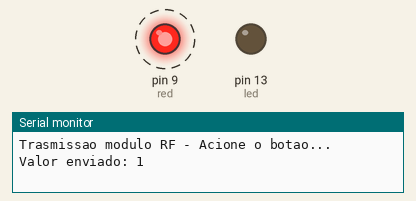
This sketch was run on a simulated Arduino Uno, built with avr-gcc and run on an emulated ATmega328P. Shown: output pins drawn as LEDs (lit = HIGH), the last lines printed to the serial monitor. Dashed ring = blinking. No radio packets arrive unless stated.

Above: at 0.5 s.
At 3.7 s:
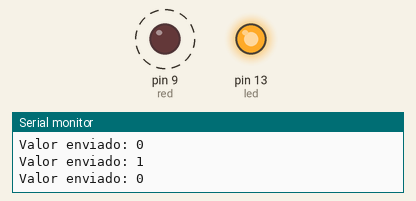
Timing chart, 0 to 4.9 s (numbered marks = the images above):
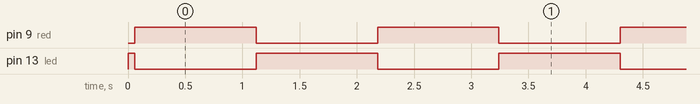

The sketch:

OPEN_CLP_TRANSMISSOR_03.ino
```cpp
#include <Arduino.h>

//Programa : Comunicacao com Modulo RF 433 - Emissor
//Autor : Arduino e Cia
#include <VirtualWire.h>
//Define pinos Led e Botao
const int led = 13;
int red = 9;
int t=1000;
int valor_botao;
char Valor_CharMsg[4];
//Armazena estado led = ligar/desligar
int estado = 0;

void setup()
{
Serial.begin(9600);
pinMode(led,OUTPUT);
pinMode(red,OUTPUT);
//Pino ligado ao pino DATA do transmissor RF
vw_set_tx_pin(4);
//Velocidade de comunicacao (bits por segundo)
vw_setup(1000);
Serial.println("Trasmissao modulo RF - Acione o botao...");
}
void loop()
{
//Altera o estado do led
estado = !estado;
//Converte valor para envio
itoa(estado,Valor_CharMsg,10);
//Liga o led da porta 13 para indicar envio dos dados
digitalWrite(led, estado);
digitalWrite(red, !estado);
//Envio dos dados
vw_send(( uint8_t *)Valor_CharMsg, strlen(Valor_CharMsg));
//Aguarda envio dos dados
vw_wait_tx();
//Desliga o led da porta 13 ao final da transmissao
digitalWrite(led, !estado);
digitalWrite(red, estado);
Serial.print("Valor enviado: ");
Serial.println(Valor_CharMsg);
delay(t);
}
```

Measured:
- by itself, pin 9 (red): alternates HIGH for 1.1 s and LOW for 1.1 s
- by itself, pin 13 (led): repeats every 2.1 s: LOW 1.1 s, HIGH 1.1 s
